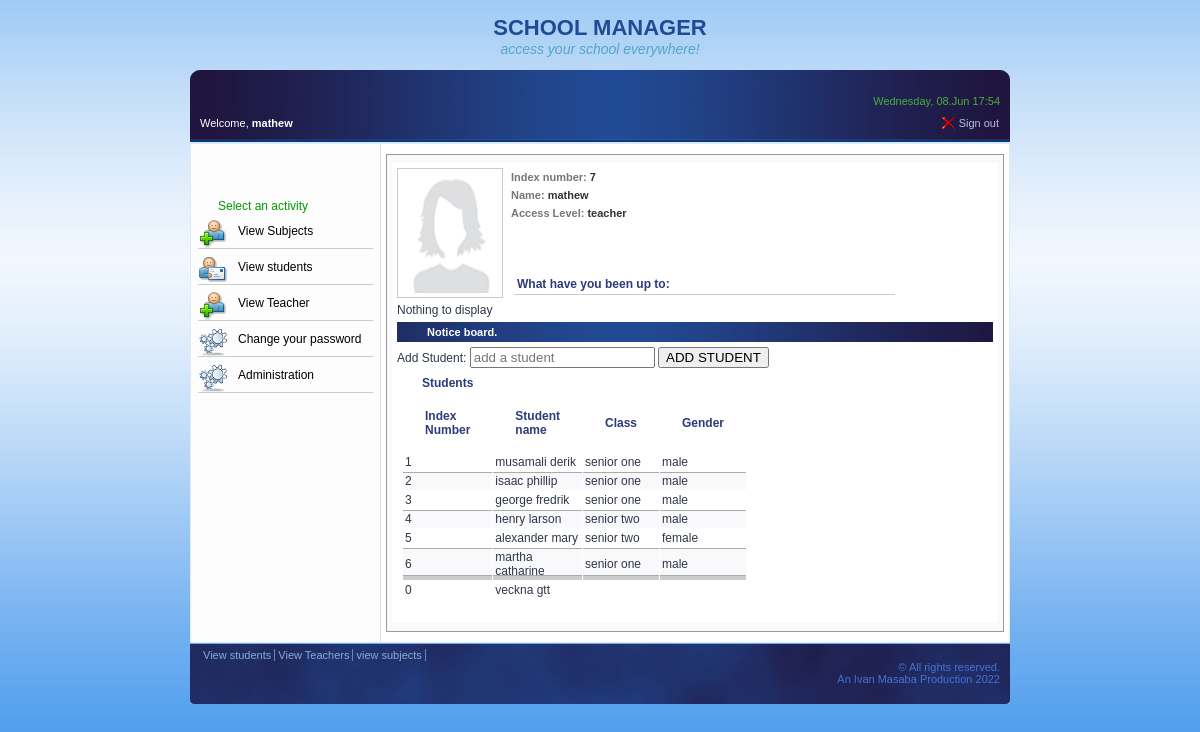
/school/web/admin/students/index.php (signed in), run on an earlier commit of the app's database.
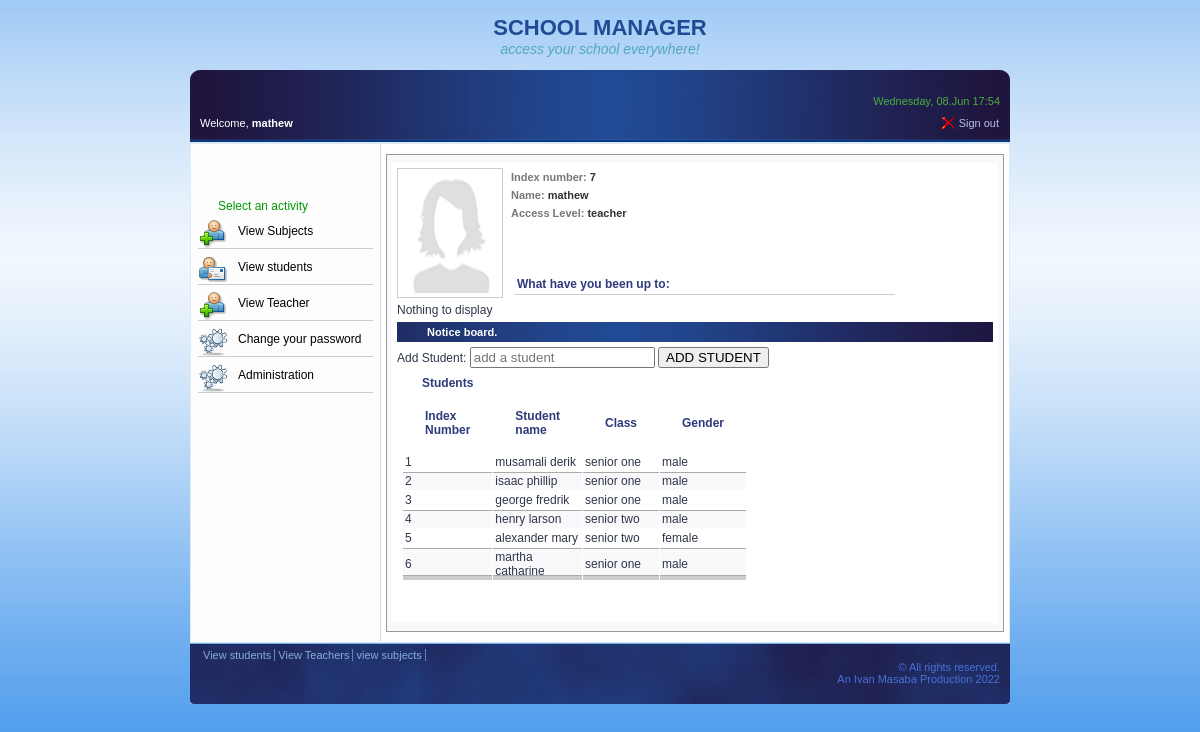
And on a later commit of the database.
### tables this page shows
CREATE TABLE `students` (
  `id` int(11) NOT NULL,
  `reg_num` int(11) NOT NULL,
  `fname` varchar(30) NOT NULL,
  `lname` varchar(30) NOT NULL,
  `class_id` int(11) NOT NULL,
  `gender` enum('male','female','','') NOT NULL,
  `birth_date` date NOT NULL,
  `father_name` varchar(30) NOT NULL,
  `mother_name` varchar(30) NOT NULL,
  `parent_phone` text NOT NULL,
  `parent_address` varchar(30) NOT NULL
);

CREATE TABLE `class` (
  `id` int(11) NOT NULL,
  `class_name` varchar(30) NOT NULL
);

### school/web/admin/students/index.php (the view, shortened to what this page needs)
<?php
    include_once( $_SERVER['DOCUMENT_ROOT'].'/frontend/school/includes/config.php');
	$access_level = $_SESSION['access_level'];
	$second_name = $_SESSION['fname'];
?>
<!DOCTYPE html PUBLIC "-//W3C//DTD XHTML 1.0 Transitional//EN" "http://www.w3.org/TR/xhtml1/DTD/xhtml1-transitional.dtd">
<html xmlns="http://www.w3.org/1999/xhtml">
<head>
    <link rel="stylesheet" type="text/css" href="../../styles.css">
    <link rel="stylesheet" type="text/css" href="../../personal.css">
</head>
<body>
<div class="top">
    <h1>SCHOOL MANAGER</h1>
    <h2>access your school everywhere!</h2>
</div>
<div class="bar">
<div id="current_time" style="color: #49AF3A; text-align:right; margin-bottom: 10px;"><?php echo date("l, d.M H:i", time()); ?></div>
<div style="float: right;"><a href="../sign out.php" style="background: url(../../images/b_drop.png) no-repeat; padding-left: 18px;">Sign out</a>
</div>
<div id="greeting" style=" float: left;">Welcome, <?php echo "<b>" . $second_name . "</b>"; ?></div>
</div>
  <div class="content">
     <div class="sidebar">
        <h4>Select an activity</h4>
        <h3><a href="../subjects/">View Subjects</a></h3>
        <h3 style="background-image: url(../../images/email_initiator.gif);" ><a href='#'>View students</a></h3>
     <h3><a href="../teachers/">View Teacher</a></h3>
        <h3 style="background-image: url(../../images/icon-30-cpanel.png);" ><a href="../password/">Change your password</a></h3>
        <h3 style="background-image: url(../../images/icon-30-cpanel.png);" ><a href="../options/">Administration</a></h3>
	</div>
     <div class="contents">
   	<div style=" padding: 8px 5px; border: solid 1px #999999; background-color: #f9f9fb;">
      <div style="padding: 5px; height: 450px; background-color:#FFFFFF">
         <img src="../../images/unknown_user.gif" alt="your picture" width="96" height="120" style="padding: 4px; border:solid 1px #ccc; float: left; margin-right: 8px" />
           <?php
           echo "<h2><span style='color: #777'>Index number:</span> ".$_SESSION['index_number']."</h2>";
		   echo "<h2><span style='color: #777'>Name:</span> ".$_SESSION['fname']." </h2>";
		   echo "<h2><span style='color: #777'>Access Level:</span> ".$access_level."</h2>";
		   echo "<h2></h2>";
		   echo "<p>&nbsp;</p>";
		   ?>
           <table width="65%" border="0">
              <tr><td><h3>What have you been up to:</h3></td></tr>
           </table>
           Nothing to display
           <div class="noticeBoard">Notice board.</div>
           <div>
               <form action="" method="post">
               <label">Add Student:</label>
               <input type="text" name="students" placeholder="add a student" >
               <input type="submit" value="ADD STUDENT" name="add" >
               </form>
           </div>
           <div class="boardB">
           	<h5>Students</h5>
               <table width="270" border="0" cellspacing="1" cellpadding="2">
              <tr>
              <td><h5>Index Number</h5></td>
              <td > <h5>Student name</h5> </td>
              <td > <h5>Class</h5> </td>
              <td > <h5>Gender</h5> </td>
             </tr>
             <?php
              $stmt = $db->query("SELECT * FROM students ");
             $num = $stmt->rowCount();
                 if( $num > 0 )
                 {
                   $bg = 1;
                   while(  $row = $stmt->fetch(PDO::FETCH_ASSOC) )
                   {
                    extract( $row );
                       if($bg%2==1)
                       {
                           echo "<tr >";
                       }
                       else
                       {
                           echo "<tr style='background: #ccc url(images/frm_chg.gif) repeat-x;'>";
                       }
                       echo "<td>".$reg_num."</td>";
                       echo "<td align='left'>".$fname. " ". $lname."</td>";
                       $sql = $db->query("SELECT class_name FROM class WHERE id = '$class_id' LIMIT 1 ");
                      if( $clas = $sql->fetch(PDO::FETCH_ASSOC)){
                       echo "<td>".$clas['class_name']."</td>";
                      }
                       echo "<td>".$gender."</td>";
                       echo "</tr>";
                       $bg++;
                   }
                 }
               ?>
               </table>
           </div>
       </div>
    </div>
    </div>
</div>
<div class='btm'>
    <a href='#'> View students </a>
    <a href='../teachers/'> View Teachers </a>
    <a href="../subjects/"> view subjects</a>
    <br/>&copy; All rights reserved. <br/> An Ivan Masaba Production 2022
</div>
</body>
</html>

What changed in the data, as far as the page shows it:
removed students: reg_num "0", fname "veckna", lname "gtt"
